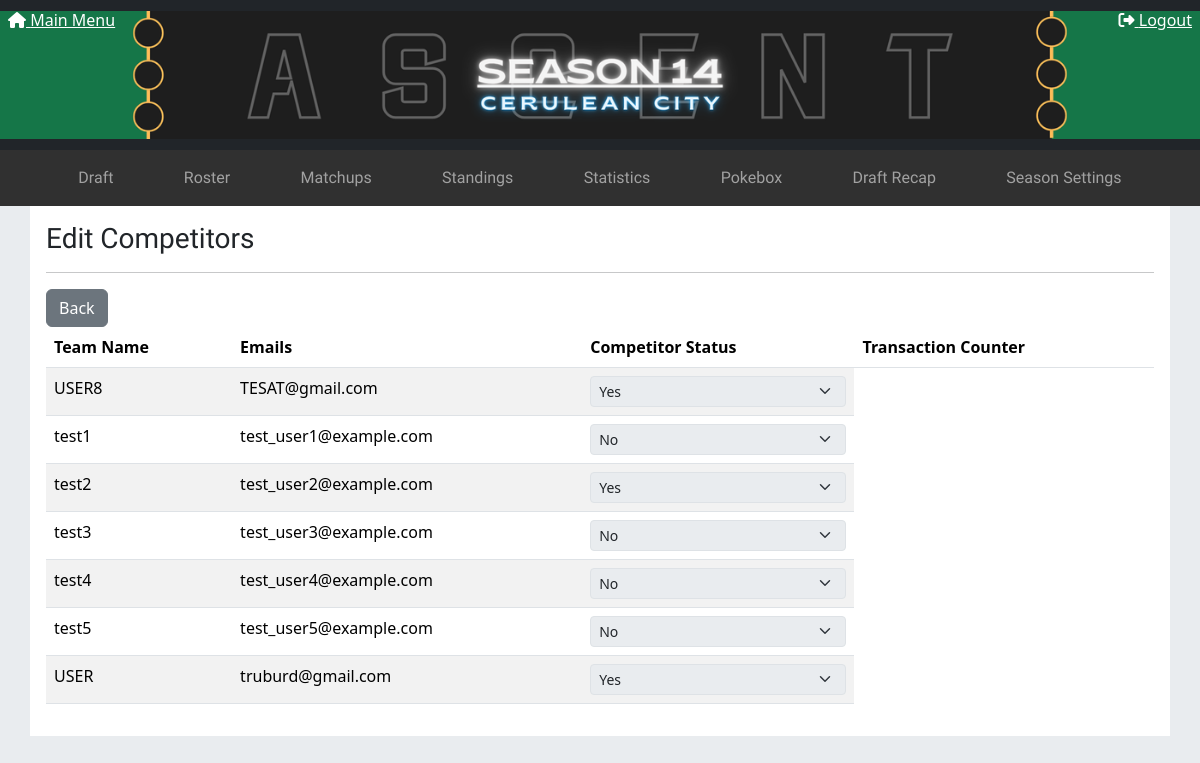
/season/settings/edit-competitors.php?seasonId=1 (signed in), run on the app's committed database.
### tables this page shows
CREATE TABLE `users` (
  `id` int(11) NOT NULL,
  `email` varchar(255) NOT NULL,
  `password_hash` varchar(255) NOT NULL,
  `default_team_name` varchar(6) DEFAULT NULL,
  `role` enum('owner','admin','user') NOT NULL DEFAULT 'user',
  `theme` enum('light','dark','system') NOT NULL DEFAULT 'system',
  `created_at` timestamp NOT NULL DEFAULT CURRENT_TIMESTAMP,
  `default_team_mascot` varchar(30) NOT NULL
);

CREATE TABLE `draft_state` (
  `id` int(11) NOT NULL,
  `season_id` int(11) NOT NULL,
  `draft_position` int(11) NOT NULL DEFAULT '1',
  `current_round` int(11) NOT NULL DEFAULT '1',
  `total_picks` int(11) DEFAULT NULL,
  `is_active` tinyint(1) NOT NULL DEFAULT '0',
  `status` enum('pending','active','paused','ended') NOT NULL DEFAULT 'pending',
  `started_at` timestamp NULL DEFAULT NULL,
  `pick_started_at` timestamp NULL DEFAULT NULL,
  `updated_at` timestamp NOT NULL DEFAULT CURRENT_TIMESTAMP ON UPDATE CURRENT_TIMESTAMP,
  `paused_at` timestamp NULL DEFAULT NULL,
  `timer_remaining` int(11) DEFAULT NULL
);

### season/settings/edit-competitors.php (the view, shortened to what this page needs)
<?php
    require_once __DIR__ . '/../../includes/auth.php';
    $seasonId = filter_input(INPUT_GET,'seasonId',FILTER_VALIDATE_INT,['options' => ['min_range' => 1]]);
    $draftSql="SELECT status
               FROM draft_state
               WHERE season_id = ?
               LIMIT 1";
    $draftStmt = $conn->prepare($draftSql);
    $draftStmt->bind_param("i", $seasonId);
    $draftStmt->execute();
    $draftResult = $draftStmt->get_result();
    $draftState = $draftResult->fetch_assoc();
    $draftEnded = $draftState
        && $draftState['status'] === 'ended';
    $userSql ="SELECT
               users.id, users.default_team_name, users.email,
               CASE
                    WHEN active_users.id IS NOT NULL THEN 'Yes'
                    ELSE 'No'
                END AS competitor_status
               FROM users
               LEFT JOIN active_users
                    ON active_users.user_id = users.id
                    AND active_users.season_id = ?
                ORDER BY users.email
    ";
    $stmt =$conn->prepare($userSql);
    $stmt->bind_param("i", $seasonId);
    $stmt->execute();
    $userResults = $stmt->get_result();
    $users = [];
    while ($row = $userResults->fetch_assoc()) {
    $users[] = [
        'id' => $row['id'],
        'default_team_name' => $row['default_team_name'],
        'email' => $row['email'],
        'competitor_status' => $row['competitor_status']
    ];
}
?>
<!DOCTYPE html>
<html lang="en">
<head>
    <link rel="stylesheet" href="../../css/styles.css">
    <link href="https://cdn.jsdelivr.net/npm/bootstrap@5.3.8/dist/css/bootstrap.min.css" rel="stylesheet">
</head>
<body class="bg-body-secondary">
    <header>
        <?php include '../../includes/banner.php' ?>
    </header>
    <nav class="px-3 sticky-top navbar navbar-expand-lg" data-bs-theme="dark">
        <?php include '../../includes/nav.php' ?>
    </nav>
    <main class="p-3 bg-white container">
        <h1 class="fs-3">Edit Competitors</h1>
        <hr>
        <a class="btn btn-secondary" href="../admin.php?seasonId=<?= (int)$seasonId ?>">Back</a>
        <div class="table-responsive">
            <table class="table table-striped table-hover">
                <thead>
                    <tr>
                        <th>Team Name</th>
                        <th>Emails</th>
                        <th>Competitor Status</th>
                        <th>Transaction Counter</th>
                    </tr>
                </thead>
                <tbody>
                    <?php foreach ($users as $user): ?>
                        <tr>
                            <td><?= htmlspecialchars($user['default_team_name']) ?></td>
                            <td><?= htmlspecialchars($user['email']) ?></td>
                            <td>
                                <select
                                    class="form-select form-select-sm competitor-status"
                                    data-user-id="<?= (int) $user['id'] ?>"
                                    <?= $draftEnded ? 'disabled' : '' ?>
                                >
                                    <option value="No"
                                        <?= $user['competitor_status'] === 'No' ? 'selected' : '' ?>>
                                        No
                                    </option>
                                    <option value="Yes"
                                        <?= $user['competitor_status'] === 'Yes' ? 'selected' : '' ?>>
                                        Yes
                                    </option>
                                </select>
                            </td>
                        </tr>
                    <?php endforeach ?>
                </tbody>
            </table>
        </div>
    </main>
</body>
</html>

### css/styles.css (style rules this page uses)
:root { --main-color: #168664; --main-color-hover: #0d4937; --secondary-color: #fed37e; --secondary-grad-color: #ffb15f; --info-header: rgb(70, 70, 70); --nav-color: rgb(48, 48, 48); --pkmn-red: rgb(131, 18, 18); --ou-tier-color: rgb(117, 35, 35); --uu-tier-color: rgb(151, 109, 29); --ru-tier-color: rgb(155, 155, 20); --nu-tier-color: rgb(27, 133, 27); }
p,span,li,h1,h2,h3 { font-family: "jura"; }
a, a:visited { color: white; text-decoration: none; }
.navbar { background-color: var(--nav-color); z-index: 1100; }

### data on the page
users: default_team_name "USER8", email "TESAT@gmail.com", id.status "Yes"
users: default_team_name "test1", email "test_user1@example.com", id.status "No"
users: default_team_name "test2", email "test_user2@example.com", id.status "Yes"
users: default_team_name "test3", email "test_user3@example.com", id.status "No"
users: default_team_name "test4", email "test_user4@example.com", id.status "No"
users: default_team_name "test5", email "test_user5@example.com", id.status "No"
users: default_team_name "USER", email "truburd@gmail.com", id.status "Yes"
